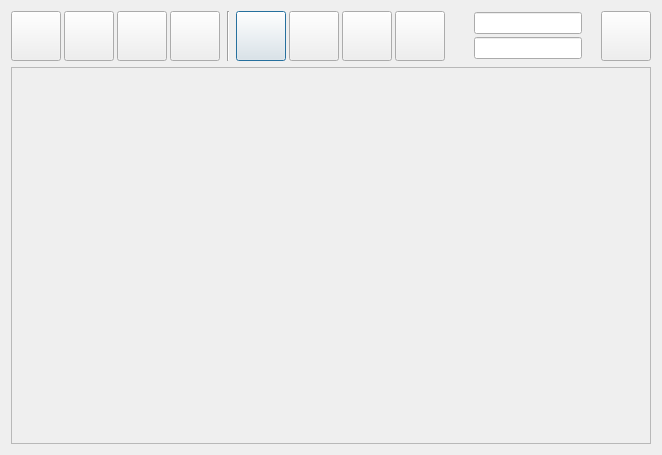
<?xml version="1.0" encoding="UTF-8"?>
<ui version="4.0">
 <class>LayersEditDialog</class>
 <widget class="QDialog" name="LayersEditDialog">
  <property name="geometry">
   <rect>
    <x>0</x>
    <y>0</y>
    <width>662</width>
    <height>455</height>
   </rect>
  </property>
  <property name="windowTitle">
   <string>Layers</string>
  </property>
  <property name="styleSheet">
   <string notr="true">background-image: url(:/img/data/parchment.jpg);</string>
  </property>
  <layout class="QVBoxLayout" name="verticalLayout_3">
   <item>
    <layout class="QHBoxLayout" name="horizontalLayout_2">
     <property name="spacing">
      <number>3</number>
     </property>
     <item>
      <widget class="QPushButton" name="btnScaleScene">
       <property name="minimumSize">
        <size>
         <width>50</width>
         <height>50</height>
        </size>
       </property>
       <property name="maximumSize">
        <size>
         <width>50</width>
         <height>50</height>
        </size>
       </property>
       <property name="toolTip">
        <string>Scale the layer to fit the scene</string>
       </property>
       <property name="text">
        <string/>
       </property>
       <property name="icon">
        <iconset resource="resources.qrc">
         <normaloff>:/img/data/icon_image_fill.png</normaloff>:/img/data/icon_image_fill.png</iconset>
       </property>
       <property name="iconSize">
        <size>
         <width>40</width>
         <height>40</height>
        </size>
       </property>
       <property name="autoDefault">
        <bool>false</bool>
       </property>
       <property name="flat">
        <bool>false</bool>
       </property>
      </widget>
     </item>
     <item>
      <widget class="QPushButton" name="btnMinimumExpand">
       <property name="minimumSize">
        <size>
         <width>50</width>
         <height>50</height>
        </size>
       </property>
       <property name="maximumSize">
        <size>
         <width>50</width>
         <height>50</height>
        </size>
       </property>
       <property name="toolTip">
        <string>Scale the layer to fully fit in the scene, preserving the aspect ratio</string>
       </property>
       <property name="text">
        <string/>
       </property>
       <property name="icon">
        <iconset resource="resources.qrc">
         <normaloff>:/img/data/icon_image_min.png</normaloff>:/img/data/icon_image_min.png</iconset>
       </property>
       <property name="iconSize">
        <size>
         <width>40</width>
         <height>40</height>
        </size>
       </property>
       <property name="autoDefault">
        <bool>false</bool>
       </property>
       <property name="flat">
        <bool>false</bool>
       </property>
      </widget>
     </item>
     <item>
      <widget class="QPushButton" name="btnMaximumExpand">
       <property name="minimumSize">
        <size>
         <width>50</width>
         <height>50</height>
        </size>
       </property>
       <property name="maximumSize">
        <size>
         <width>50</width>
         <height>50</height>
        </size>
       </property>
       <property name="toolTip">
        <string>Scale the layer to fully cover the scene, preserving the aspect ratio</string>
       </property>
       <property name="text">
        <string/>
       </property>
       <property name="icon">
        <iconset resource="resources.qrc">
         <normaloff>:/img/data/icon_image_max.png</normaloff>:/img/data/icon_image_max.png</iconset>
       </property>
       <property name="iconSize">
        <size>
         <width>40</width>
         <height>40</height>
        </size>
       </property>
       <property name="autoDefault">
        <bool>false</bool>
       </property>
       <property name="flat">
        <bool>false</bool>
       </property>
      </widget>
     </item>
     <item>
      <widget class="QPushButton" name="btnScaleOriginal">
       <property name="minimumSize">
        <size>
         <width>50</width>
         <height>50</height>
        </size>
       </property>
       <property name="maximumSize">
        <size>
         <width>50</width>
         <height>50</height>
        </size>
       </property>
       <property name="toolTip">
        <string>Scale the layer to fit its contents original size</string>
       </property>
       <property name="text">
        <string/>
       </property>
       <property name="icon">
        <iconset resource="resources.qrc">
         <normaloff>:/img/data/icon_image_original.png</normaloff>:/img/data/icon_image_original.png</iconset>
       </property>
       <property name="iconSize">
        <size>
         <width>40</width>
         <height>40</height>
        </size>
       </property>
       <property name="autoDefault">
        <bool>false</bool>
       </property>
       <property name="flat">
        <bool>false</bool>
       </property>
      </widget>
     </item>
     <item>
      <widget class="Line" name="line">
       <property name="minimumSize">
        <size>
         <width>10</width>
         <height>0</height>
        </size>
       </property>
       <property name="maximumSize">
        <size>
         <width>10</width>
         <height>16777215</height>
        </size>
       </property>
       <property name="orientation">
        <enum>Qt::Vertical</enum>
       </property>
      </widget>
     </item>
     <item>
      <widget class="QPushButton" name="btnUp">
       <property name="sizePolicy">
        <sizepolicy hsizetype="Fixed" vsizetype="Fixed">
         <horstretch>0</horstretch>
         <verstretch>0</verstretch>
        </sizepolicy>
       </property>
       <property name="minimumSize">
        <size>
         <width>50</width>
         <height>50</height>
        </size>
       </property>
       <property name="maximumSize">
        <size>
         <width>50</width>
         <height>50</height>
        </size>
       </property>
       <property name="toolTip">
        <string>Move Layer upwards/backwards</string>
       </property>
       <property name="text">
        <string/>
       </property>
       <property name="icon">
        <iconset resource="resources.qrc">
         <normaloff>:/img/data/icon_up.png</normaloff>:/img/data/icon_up.png</iconset>
       </property>
       <property name="iconSize">
        <size>
         <width>40</width>
         <height>40</height>
        </size>
       </property>
      </widget>
     </item>
     <item>
      <widget class="QPushButton" name="btnDown">
       <property name="sizePolicy">
        <sizepolicy hsizetype="Fixed" vsizetype="Fixed">
         <horstretch>0</horstretch>
         <verstretch>0</verstretch>
        </sizepolicy>
       </property>
       <property name="minimumSize">
        <size>
         <width>50</width>
         <height>50</height>
        </size>
       </property>
       <property name="maximumSize">
        <size>
         <width>50</width>
         <height>50</height>
        </size>
       </property>
       <property name="toolTip">
        <string>Move Layer downwards/forewards</string>
       </property>
       <property name="text">
        <string/>
       </property>
       <property name="icon">
        <iconset resource="resources.qrc">
         <normaloff>:/img/data/icon_down.png</normaloff>:/img/data/icon_down.png</iconset>
       </property>
       <property name="iconSize">
        <size>
         <width>40</width>
         <height>40</height>
        </size>
       </property>
      </widget>
     </item>
     <item>
      <widget class="QPushButton" name="btnNewLayer">
       <property name="minimumSize">
        <size>
         <width>50</width>
         <height>50</height>
        </size>
       </property>
       <property name="maximumSize">
        <size>
         <width>50</width>
         <height>50</height>
        </size>
       </property>
       <property name="toolTip">
        <string>Add Layer...</string>
       </property>
       <property name="text">
        <string/>
       </property>
       <property name="icon">
        <iconset resource="resources.qrc">
         <normaloff>:/img/data/icon_plus.png</normaloff>:/img/data/icon_plus.png</iconset>
       </property>
       <property name="iconSize">
        <size>
         <width>40</width>
         <height>40</height>
        </size>
       </property>
      </widget>
     </item>
     <item>
      <widget class="QPushButton" name="btnRemoveLayer">
       <property name="minimumSize">
        <size>
         <width>50</width>
         <height>50</height>
        </size>
       </property>
       <property name="maximumSize">
        <size>
         <width>50</width>
         <height>50</height>
        </size>
       </property>
       <property name="toolTip">
        <string>Remove Layer...</string>
       </property>
       <property name="text">
        <string/>
       </property>
       <property name="icon">
        <iconset resource="resources.qrc">
         <normaloff>:/img/data/icon_remove.png</normaloff>:/img/data/icon_remove.png</iconset>
       </property>
       <property name="iconSize">
        <size>
         <width>40</width>
         <height>40</height>
        </size>
       </property>
      </widget>
     </item>
     <item>
      <layout class="QVBoxLayout" name="verticalLayout_2">
       <property name="spacing">
        <number>0</number>
       </property>
       <item>
        <layout class="QHBoxLayout" name="layoutMeasurement">
         <property name="spacing">
          <number>1</number>
         </property>
         <item>
          <widget class="QLabel" name="lblSceneWidth">
           <property name="sizePolicy">
            <sizepolicy hsizetype="Fixed" vsizetype="Preferred">
             <horstretch>0</horstretch>
             <verstretch>0</verstretch>
            </sizepolicy>
           </property>
           <property name="minimumSize">
            <size>
             <width>25</width>
             <height>25</height>
            </size>
           </property>
           <property name="maximumSize">
            <size>
             <width>25</width>
             <height>25</height>
            </size>
           </property>
           <property name="toolTip">
            <string>The scene's width</string>
           </property>
           <property name="text">
            <string/>
           </property>
           <property name="pixmap">
            <pixmap resource="resources.qrc">:/img/data/icon_distance.png</pixmap>
           </property>
           <property name="scaledContents">
            <bool>true</bool>
           </property>
           <property name="alignment">
            <set>Qt::AlignLeading|Qt::AlignLeft|Qt::AlignVCenter</set>
           </property>
          </widget>
         </item>
         <item>
          <widget class="QLineEdit" name="edtSceneWidth">
           <property name="enabled">
            <bool>true</bool>
           </property>
           <property name="sizePolicy">
            <sizepolicy hsizetype="Fixed" vsizetype="Fixed">
             <horstretch>0</horstretch>
             <verstretch>0</verstretch>
            </sizepolicy>
           </property>
           <property name="minimumSize">
            <size>
             <width>0</width>
             <height>0</height>
            </size>
           </property>
           <property name="maximumSize">
            <size>
             <width>150</width>
             <height>16777215</height>
            </size>
           </property>
           <property name="toolTip">
            <string>The scene's width</string>
           </property>
           <property name="styleSheet">
            <string notr="true"/>
           </property>
           <property name="alignment">
            <set>Qt::AlignLeading|Qt::AlignLeft|Qt::AlignVCenter</set>
           </property>
           <property name="readOnly">
            <bool>true</bool>
           </property>
          </widget>
         </item>
        </layout>
       </item>
       <item>
        <layout class="QHBoxLayout" name="horizontalLayout_3">
         <property name="spacing">
          <number>1</number>
         </property>
         <item>
          <widget class="QLabel" name="lblSceneHeight">
           <property name="sizePolicy">
            <sizepolicy hsizetype="Fixed" vsizetype="Preferred">
             <horstretch>0</horstretch>
             <verstretch>0</verstretch>
            </sizepolicy>
           </property>
           <property name="minimumSize">
            <size>
             <width>25</width>
             <height>25</height>
            </size>
           </property>
           <property name="maximumSize">
            <size>
             <width>25</width>
             <height>25</height>
            </size>
           </property>
           <property name="toolTip">
            <string>The scene's height</string>
           </property>
           <property name="text">
            <string/>
           </property>
           <property name="pixmap">
            <pixmap resource="resources.qrc">:/img/data/icon_height.png</pixmap>
           </property>
           <property name="scaledContents">
            <bool>true</bool>
           </property>
           <property name="alignment">
            <set>Qt::AlignLeading|Qt::AlignLeft|Qt::AlignVCenter</set>
           </property>
          </widget>
         </item>
         <item>
          <widget class="QLineEdit" name="edtSceneHeight">
           <property name="sizePolicy">
            <sizepolicy hsizetype="Fixed" vsizetype="Fixed">
             <horstretch>0</horstretch>
             <verstretch>0</verstretch>
            </sizepolicy>
           </property>
           <property name="maximumSize">
            <size>
             <width>150</width>
             <height>16777215</height>
            </size>
           </property>
           <property name="toolTip">
            <string>The scene's height</string>
           </property>
           <property name="readOnly">
            <bool>true</bool>
           </property>
          </widget>
         </item>
        </layout>
       </item>
      </layout>
     </item>
     <item>
      <spacer name="horizontalSpacer_2">
       <property name="orientation">
        <enum>Qt::Horizontal</enum>
       </property>
       <property name="sizeHint" stdset="0">
        <size>
         <width>40</width>
         <height>20</height>
        </size>
       </property>
      </spacer>
     </item>
     <item>
      <widget class="QPushButton" name="btnClose">
       <property name="minimumSize">
        <size>
         <width>50</width>
         <height>50</height>
        </size>
       </property>
       <property name="maximumSize">
        <size>
         <width>50</width>
         <height>50</height>
        </size>
       </property>
       <property name="toolTip">
        <string>Close</string>
       </property>
       <property name="text">
        <string/>
       </property>
       <property name="icon">
        <iconset resource="resources.qrc">
         <normaloff>:/img/data/icon_close.png</normaloff>:/img/data/icon_close.png</iconset>
       </property>
       <property name="iconSize">
        <size>
         <width>40</width>
         <height>40</height>
        </size>
       </property>
      </widget>
     </item>
    </layout>
   </item>
   <item>
    <layout class="QHBoxLayout" name="horizontalLayout">
     <item>
      <widget class="QScrollArea" name="scrollArea">
       <property name="sizePolicy">
        <sizepolicy hsizetype="MinimumExpanding" vsizetype="Expanding">
         <horstretch>0</horstretch>
         <verstretch>0</verstretch>
        </sizepolicy>
       </property>
       <property name="verticalScrollBarPolicy">
        <enum>Qt::ScrollBarAsNeeded</enum>
       </property>
       <property name="widgetResizable">
        <bool>true</bool>
       </property>
       <widget class="QWidget" name="scrollAreaWidgetContents">
        <property name="geometry">
         <rect>
          <x>0</x>
          <y>0</y>
          <width>640</width>
          <height>369</height>
         </rect>
        </property>
       </widget>
      </widget>
     </item>
    </layout>
   </item>
  </layout>
 </widget>
 <resources>
  <include location="resources.qrc"/>
 </resources>
 <connections>
  <connection>
   <sender>btnClose</sender>
   <signal>clicked()</signal>
   <receiver>LayersEditDialog</receiver>
   <slot>accept()</slot>
   <hints>
    <hint type="sourcelabel">
     <x>630</x>
     <y>37</y>
    </hint>
    <hint type="destinationlabel">
     <x>332</x>
     <y>221</y>
    </hint>
   </hints>
  </connection>
 </connections>
</ui>
